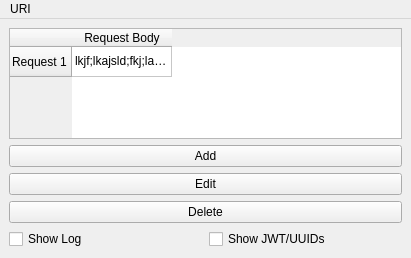
<?xml version="1.0" encoding="UTF-8"?>
<ui version="4.0">
 <class>MainWindow</class>
 <widget class="QMainWindow" name="MainWindow">
  <property name="geometry">
   <rect>
    <x>0</x>
    <y>0</y>
    <width>411</width>
    <height>258</height>
   </rect>
  </property>
  <property name="windowTitle">
   <string>Requests menu</string>
  </property>
  <property name="styleSheet">
   <string notr="true"/>
  </property>
  <widget class="QWidget" name="centralwidget">
   <layout class="QGridLayout" name="gridLayout">
    <item row="0" column="0" colspan="2">
     <widget class="QTableWidget" name="tableWidget">
      <row>
       <property name="text">
        <string>Request 1</string>
       </property>
      </row>
      <column>
       <property name="text">
        <string>Request Body</string>
       </property>
      </column>
      <item row="0" column="0">
       <property name="text">
        <string>lkjf;lkajsld;fkj;lasdjfl;kajsdl;fjasl;kdjfl;ajsdfl;ajskdsf</string>
       </property>
      </item>
     </widget>
    </item>
    <item row="1" column="0" colspan="2">
     <widget class="QPushButton" name="button_add">
      <property name="text">
       <string>Add</string>
      </property>
     </widget>
    </item>
    <item row="2" column="0" colspan="2">
     <widget class="QPushButton" name="pushButton">
      <property name="text">
       <string>Edit</string>
      </property>
     </widget>
    </item>
    <item row="3" column="0" colspan="2">
     <widget class="QPushButton" name="button_ok">
      <property name="text">
       <string>Delete</string>
      </property>
     </widget>
    </item>
    <item row="4" column="0">
     <widget class="QCheckBox" name="checkBox">
      <property name="text">
       <string>Show Log</string>
      </property>
     </widget>
    </item>
    <item row="4" column="1">
     <widget class="QCheckBox" name="checkBox_2">
      <property name="text">
       <string>Show JWT/UUIDs</string>
      </property>
     </widget>
    </item>
   </layout>
  </widget>
  <widget class="QMenuBar" name="menuBar">
   <property name="geometry">
    <rect>
     <x>0</x>
     <y>0</y>
     <width>411</width>
     <height>25</height>
    </rect>
   </property>
   <widget class="QMenu" name="menuURI">
    <property name="title">
     <string>URI</string>
    </property>
    <addaction name="actionAdd"/>
    <addaction name="actionDelete"/>
   </widget>
   <addaction name="menuURI"/>
  </widget>
  <action name="actionAdd">
   <property name="text">
    <string>Add</string>
   </property>
  </action>
  <action name="actionEdit">
   <property name="text">
    <string>Edit</string>
   </property>
  </action>
  <action name="actionDelete">
   <property name="text">
    <string>Edit/Delete</string>
   </property>
  </action>
 </widget>
 <resources/>
 <connections/>
</ui>
